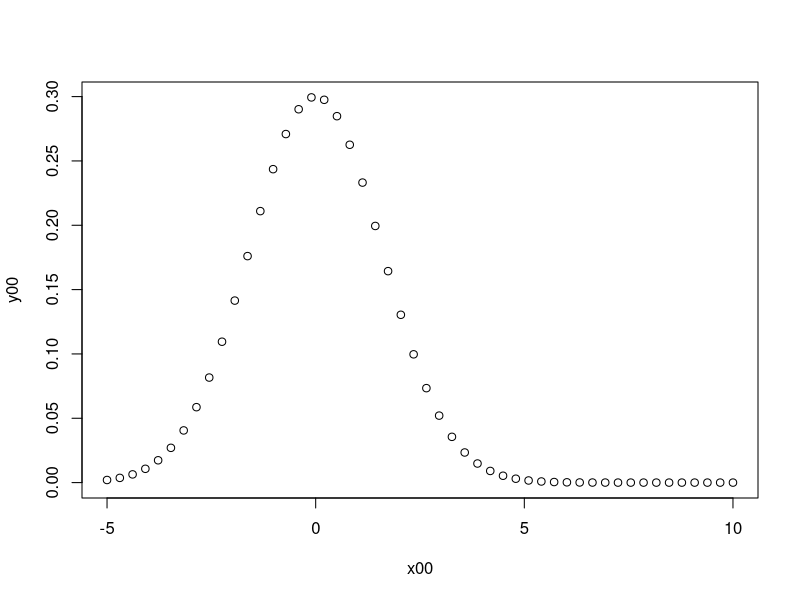

This figure's R source: (Note: this script raises an error after producing the figure.)
#The following code is the code used for Example 2.3.1 and Figure 2.7

#This code uses the package "ggplot2" written by Haldey Wickham and Winston Chang, published in 2016.
#The url for this package is https://cran.r-project.org/web/packages/ggplot2/ggplot2.pdf

require(ggplot2)

target <- function(X){ 
  t = 0.3*exp(-0.2*X^2) 
  return(t)
}
#plots the target distribution
x00 <- seq(-5,10,len=50)
y00 <- target(x00)
plot(x00,y00)
x <- melt(x00)
y <- melt(y00)
targ <- data.frame(x = x, y = y)

#Figure 2.7 a)
unimodal <- ggplot(targ)+
  geom_line(aes(x,y),color="green")+
  theme(text = element_text(size=40))
unimodal 
#proposal distribution
proposal <- function(Y,X){
  return(dnorm(X, Y, 100))
}
#generates Y
genprop <- function(X){
  return(rnorm(1,X,100))
}

#metropolis-hastings
mh = function(Nsim){
  X = rep(runif(1), Nsim)
  for(i in 2:Nsim){
    currentstate = X[i-1]
    Y = genprop(currentstate)
    acceptprob = (target(Y)*proposal(Y,currentstate))/(target(currentstate)*proposal(currentstate,Y))
    if(runif(1) < acceptprob){
      X[i] = Y
    } else {
      X[i] = currentstate
    }
  }
 return(X)
}

eg <- mh(100000)
par(mfrow=c(1,1))

#Figure 2.7 b)
plot(eg, type="l", xlab="Iteration", ylab="X", col=3, main=NULL, cex.lab=1.5, cex.axis=2)   #plots the iterations against approximations
#Figure 2.7 c)
hist(eg, xlab="MCMC samples", ylab = "frequency", col=3, main = NULL, cex.lab=1.6, cex.axis=2)  #histogram of approximations

